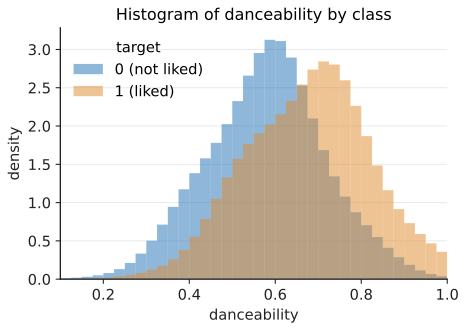

Write the Python code that produced this figure.
"""Overlapping histograms of one feature for two classes; redrawn with synthetic data after the
danceability histogram in UBC CPSC 330 (2025W1) midterm prep, Q4 (CC BY 4.0)."""

import matplotlib.pyplot as plt
import numpy as np

from mlrecall.figstyle import BLUE, ORANGE, save

edges = np.linspace(0.1, 1.0, 37)
centers = (edges[:-1] + edges[1:]) / 2


def density(x, mean, sd):
    return np.exp(-0.5 * ((x - mean) / sd) ** 2)


# Noise-free bar heights (normalized to a density), so the figure is deterministic.
wiggle = 0.12 * np.sin(23 * centers)
d0 = density(centers, 0.58, 0.14) * (1 + wiggle)
d1 = density(centers, 0.68, 0.15) * (1 - wiggle)
width = np.diff(edges)
d0 = d0 / (d0 * width).sum()
d1 = d1 / (d1 * width).sum()

# The class distributions overlap heavily but are not identical (the means differ by 0.1).
assert abs((centers * d0 * width).sum() - (centers * d1 * width).sum()) > 0.05
assert (np.minimum(d0, d1) * width).sum() > 0.6  # more than 60% overlap

fig, ax = plt.subplots(figsize=(5.2, 3.4))
ax.bar(centers, d0, width=width, color=BLUE, alpha=0.5, label="0 (not liked)", zorder=2)
ax.bar(centers, d1, width=width, color=ORANGE, alpha=0.5, label="1 (liked)", zorder=2)
ax.set(xlabel="danceability", ylabel="density", title="Histogram of danceability by class")
ax.set_xlim(0.1, 1.0)
ax.grid(True, axis="y", zorder=0)
ax.legend(title="target", loc="upper left")
save(fig, __file__)
